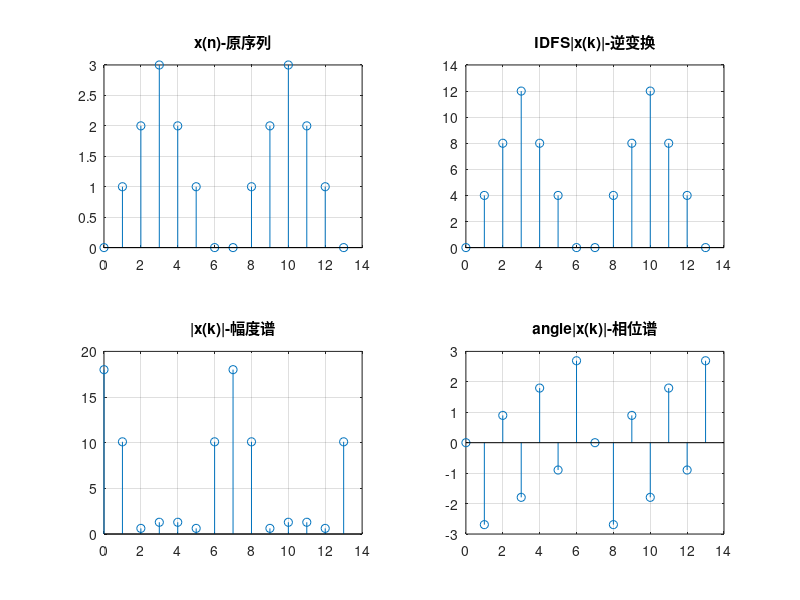

MATLAB code to generate this figure:
clc
N = 7; %  采样点数为7
xn = [0,1,2,3,2,1,0]; % 序列波形
xn = [xn,xn]; % 两个周期序列
n = 0:2*N-1; % 定义n(长度为xn)
k = 0:2*N-1; % 定义k(长度为xn)
xk = xn*exp(-1i*2*pi/N).^(n'*k); % 离散傅里叶级数变换
x = (xk*exp(1i*2*pi/N).^(n'*k))/N; % 离散傅里叶数逆变换
subplot(2,2,1) % 建立视图(1)
stem(n, xn); % 绘制离散序列数据
title('x(n)-原序列'); % 图形标题
grid on % 网格
% IDFS图
subplot(2,2,2) % 建立视图(2)
stem(n, abs(x)); % 离散序列
% 标题
title('IDFS|x(k)|-逆变换')
grid on % 网格
% 幅度谱
subplot(2,2,3) % 建立视图(3)
stem(k,abs(xk)); % 幅度
% 标题
title('|x(k)|-幅度谱');
grid on
% 相位谱
subplot(2,2,4)
stem(k, angle(xk)) % 相位谱
% 标题
title('angle|x(k)|-相位谱')
grid on